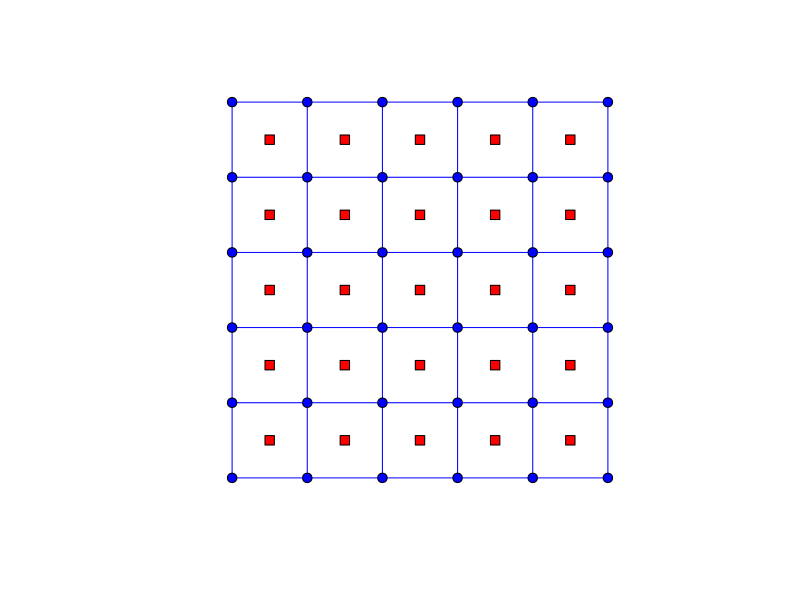

Reproduce this figure in R. (Note: this script raises an error after producing the figure.)
#install.packages("igraph")

library(igraph)
g <- make_lattice( c(6,6) )
layout_on_grid(g)
g2 <- make_lattice( c(5,5))
layout_on_grid(g2)
plot(g, layout=layout_on_grid(g, dim = 2)*1, vertex.size=5,
       vertex.shape='circle', 
        vertex.label=NA, vertex.color='blue',  edge.width=1, edge.color='blue')
#par(new=TRUE)

plot(g2, layout=layout_on_grid(g2, dim = 2)*.4-c(.8,.8), vertex.size=5,
       vertex.shape='square', 
     vertex.label=NA, vertex.color='red', edge.width=0,
     edge.color='red',rescale=F, add=T)


#rglplot plots in 3D

######
g3 <- make_lattice( c(4,4,4) )
layout_on_grid(g3, dim = 3)

gr3pl<-rglplot(g3, layout=layout_on_grid(g3, dim = 3),vertex.size=5,
        vertex.shape='circle', 
        vertex.label=NA, vertex.color='blue',  
        edge.width=1, edge.color='blue')



pdf(filename="")
plot(gr3pl)
dev.off()


#####
g <- sample_gnp(10, 2/10)
l <- layout_with_mds(g)
plot(g, layout=l, vertex.label=NA, vertex.size=3)
######



# all vertex shapes, minus "raster", that might not be available
shapes <- setdiff(shapes(), "")
g <- make_ring(length(shapes))
set.seed(42)
plot(g, vertex.shape=shapes, vertex.label=shapes, vertex.label.dist=1,
     vertex.size=15, vertex.size2=15,
     vertex.pie=lapply(shapes, function(x) if (x=="pie") 2:6 else 0),
     vertex.pie.color=list(heat.colors(5)))

# add new vertex shape, plot nothing with no clipping
add_shape("nil")
plot(g, vertex.shape="nil")